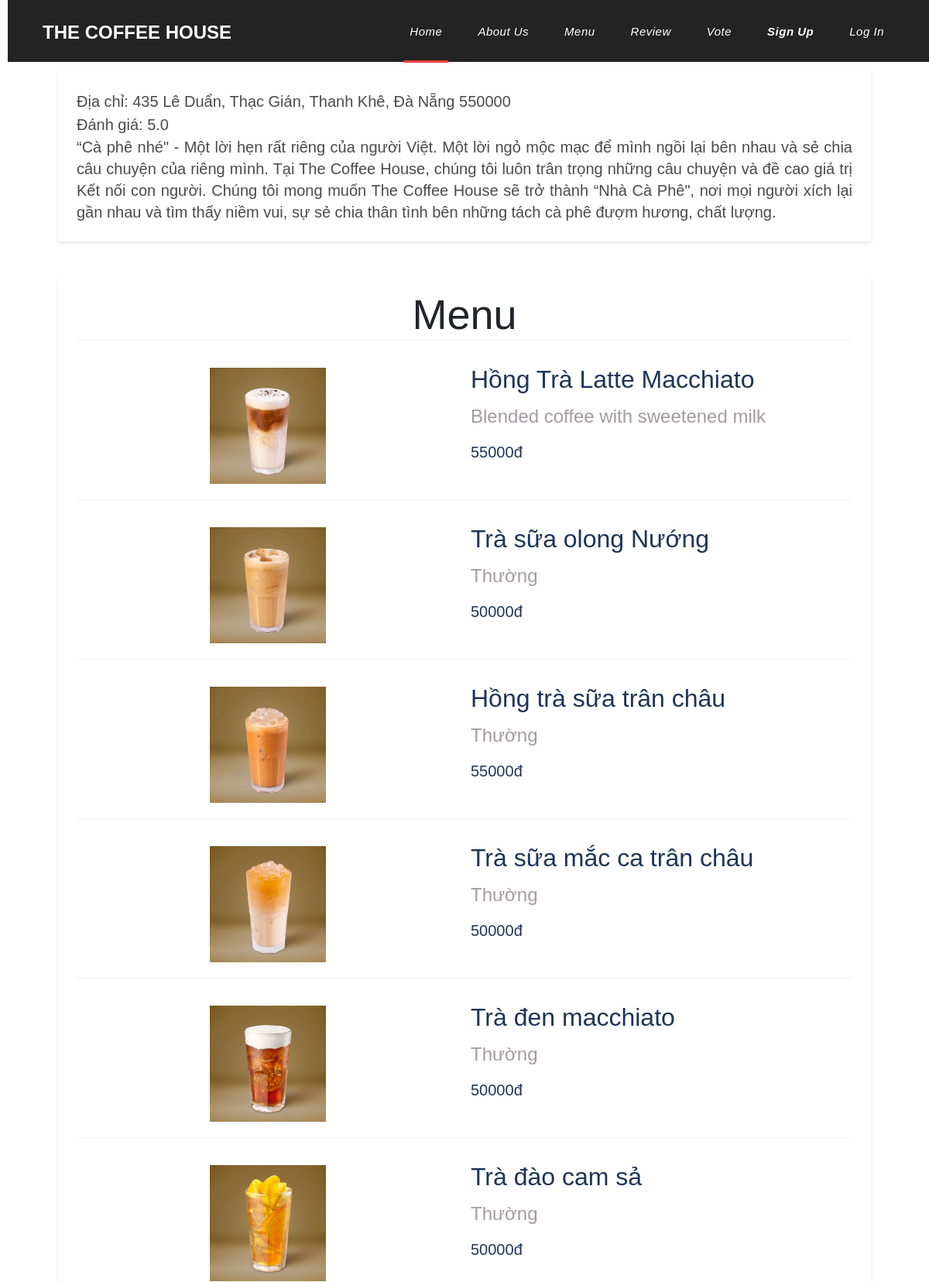
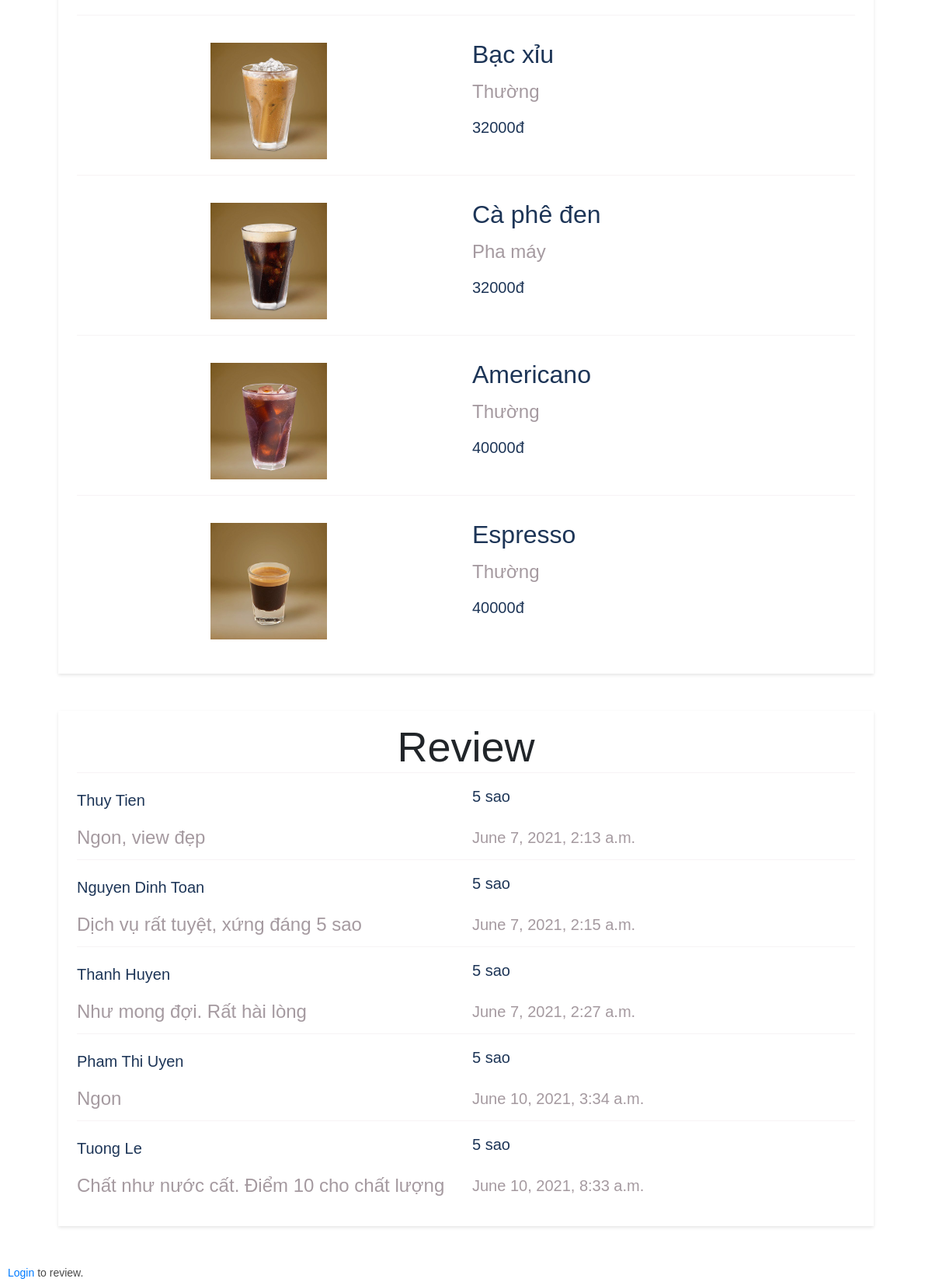
The page /reviews/4/ on the database its author committed (2 pictures, top to bottom).
### reviews/models.py (models this page shows)
class CoffeeBar(models.Model):
    name = models.CharField(max_length=255)
    summary = models.TextField(null=True)
    description = models.TextField()
    address = models.TextField(blank=False, null=False)
    image = models.ImageField(upload_to="coffee_bars", null=True)
    avg_vote = models.DecimalField(max_digits=3, decimal_places=1, default=0)
    created_at = models.DateTimeField(auto_now_add=True)

class Menu(models.Model):
    coffee_bar = models.ForeignKey(CoffeeBar, on_delete=models.CASCADE)
    name = models.CharField(null=False, blank=False, max_length=255)
    price = models.DecimalField(max_digits=10, decimal_places=0)
    image = models.ImageField(upload_to='menus', null=True, blank=True)
    description = models.CharField(null=True, max_length=255, blank=True)

class Review(models.Model):
    author = models.ForeignKey(User, on_delete=models.CASCADE)
    coffee_bar = models.ForeignKey(CoffeeBar, on_delete=models.CASCADE)
    vote = models.PositiveIntegerField(default=5)
    description = models.TextField(null=True)
    created_at = models.DateTimeField(auto_now_add=True)

### reviews/views.py (the view)
# urls.py: path('<int:coffee_bar_id>/', coffee_bars_detail, name='detail'),
def coffee_bars_detail(request, coffee_bar_id):
    coffee_bar = get_object_or_404(CoffeeBar, pk=coffee_bar_id)
    reviews = Review.objects.filter(coffee_bar__id=coffee_bar_id)
    if request.method == 'POST':
        form = ReviewForm(request.POST)
        if form.is_valid():
            description = form.cleaned_data['description']
            rating = form.cleaned_data['rating']
            r = Review(author=request.user, coffee_bar=coffee_bar, vote=rating, description=description)
            r.save()
            count = 0
            voted = 0
            for review in reviews:
                voted += review.vote
                count += 1
            coffee_bar.avg_vote = round((voted / count), 1)
            coffee_bar.save()
    else:
        form = ReviewForm()
    context = {
        'coffee_bar': coffee_bar,
        'reviews': reviews,
        "auth": request.user,
        "form": form
    }
    return render(request, 'reviews/coffee_bars_detail.html', context)

### reviews/templates/reviews/coffee_bars_detail.html (shortened to what this page needs)
{% load static %}
{% block head %}
    <link rel="stylesheet" type="text/css" href="{% static 'reviews/style.css' %}">
    <link href="{% static 'reviews/vendor/bootstrap/css/bootstrap.min.css' %}" rel="stylesheet">
    <link rel="stylesheet" href="{% static 'reviews/assets/css/fontawesome.css' %}">
    <link rel="stylesheet" href="{% static 'reviews/assets/css/templatemo-sixteen.css' %}">
    <link rel="stylesheet" href="assets/css/owl.css">
    <header class="">
      <nav class="navbar navbar-expand-lg">
        <div class="container">
          <a class="navbar-brand"><h2>{{ coffee_bar.name }}</h2></a>
          <div class="collapse navbar-collapse" id="navbarResponsive">
            <ul class="navbar-nav ml-auto">
              <li class="nav-item active">
                <a class="nav-link" href="{% url 'reviews:home' %}">Home</a>
              </li>
              <li class="nav-item">
                <a class="nav-link" href="#about_id">About Us</a>
              </li>
              <li class="nav-item">
                <a class="nav-link" href="#menu_id">Menu</a>
              </li>
              <li class="nav-item">
                <a class="nav-link" href="#review_id">Review</a>
              </li>
              <li class="nav-item">
                <a class="nav-link" href="#vote_id">Vote</a>
              </li>
              {% if auth.is_authenticated %}
                    <li class="nav-item">
                        <a class="nav-link"><strong>{{ auth.first_name }} {{ auth.last_name }}</strong></a>
                    </li>
                    <li class="nav-item">
                        <a class="nav-link" href="{% url 'reviews:logout' %}">Sign out</a>
                    </li>
                {% else %}
                    <li class="nav-item">
                        <a class="nav-link" href="{% url 'reviews:register' %}"><strong>Sign up</strong></a>
                    </li>
                    <li class="nav-item">
                        <a class="nav-link" href="{% url 'reviews:login' %}">Log in</a>
                    </li>
                {% endif %}
            </ul>
          </div>
        </div>
      </nav>
    </header>
{% endblock head %}
{% block content %}
<div>
    <h1>{{ coffee_bar.name }}</h1><br>
</div>
<div id="about_id" class="shadow-2xl bg-white rounded-md mb-5 px-4 py-4">
	<div >
		<p class="address">Địa chỉ: {{ coffee_bar.address }}</p>
		<p class="vote">Đánh giá: <strong>{{ coffee_bar.avg_vote }}</strong></p>
		<p class="coffee-bar-description">{{ coffee_bar.description }}</p>
	</div>
</div>
 <div id="menu_id" class="shadow-2xl bg-white rounded-md mb-5 px-4 py-4">
	<h1 class="text-black font-bold">Menu</h1>
		{% for menu in coffee_bar.menu_set.all %}
		<div class="item">
			<div class="coffee-img">
            <img class="img-item" src="{{ menu.image.url }}" width="150px" height="auto">
			</div>
			<div class="item_menu">
				<label class="name" for="menu{{ forloop.counter }}">{{ menu.name }}</label>
				<label class="description" for="menu{{ forloop.counter }}">{{ menu.description }}</label>
				<label class="price" for="menu{{ forloop.counter }}">{{ menu.price }}đ</label>
			</div>
		</div>
		{% endfor %}
</div>
<div id="review_id" class="shadow-2xl bg-white rounded-md mb-5 px-4 py-4">
	<h1 class="text-black font-bold">Review</h1>
		{% if reviews %}
			{% for review in reviews %}
				<div class="item">
					<label class="user-name" for="review{{ forloop.counter }}">{{ review.author.last_name }} {{ review.author.first_name }}</label>
					<label class="vote" for="review{{ forloop.counter }}">{{ review.vote }} sao</label>
					<label class="description" for="review{{ forloop.counter }}">{{ review.description }}</label>
					<label class="time" for="review{{ forloop.counter }}">{{ review.created_at }}</label>
				</div>
			{% endfor %}
		{% else %}
        	<p>There aren't any review.</p>
    {% endif %}
</div>
 {% if auth.is_authenticated %}
<div id="vote_id" class="shadow-2xl bg-white rounded-md mb-5 px-4 py-4">
<h1 class="text-black font-bold">Vote</h1>
	{% if error_message %}<p><strong>{{ error_message }}</strong></p>{% endif %}
	<form method="post">
        {% csrf_token %}
        {% if form.errors %}
            <div class="notification is-danger">
                <ul>
                    {% for key, value in form.errors.items %}
                        <li>
                            {{ value }}
                        </li>
                    {% endfor %}
                </ul>
            </div>
        {% endif %}
        {% for field in form %}
            <div>
                <label>
                    {{ field.label_tag }}
                </label>
                <div >
                    {{ field }}
                </div>
                {% if field.help_text %}
                    <p>{{ field.help_text }}</p>
                {% endif %}
                {% for error in field.errors %}
                    <p>{{ error }}</p>
                {% endfor %}
            </div>
            <br>
        {% endfor %}
        <div>
            <div>
                <button class="btn" type="submit">Send review</button>
            </div>
        </div>
    </form>
</div>
{% else %}
<p><a href="{% url 'reviews:login' %}">Login</a> to review.
</p>
{% endif %}
{% endblock content %}

### reviews/static/reviews/style.css (style rules this page uses)
.address, .vote, .summary { line-height: 30px; }
.shadow-2xl { max-width: 1050px; margin: 20px auto; padding: 32px; background: white; box-shadow: 0 2px 4px rgba(0, 0, 0, 0.1); }
.text-black { text-decoration: none; }
.coffee-bar-description { line-height: 140%; text-align: justify; }
h1 { color: #1d3557; }
.font-bold { text-align: center; font-size: 54px; margin-top: -10px !important; }
.item { line-height: 40px; color: #1d3557; display: grid; grid-template-columns: repeat(2, 1fr); grid-column-gap: 1em; padding-top: 15px; }
.item:not(:first-child) { border-top: 0.5px outset #f7f3f5; }
.coffee-img { margin: 20px auto; }
.item_menu { display: flex; flex-direction: column; line-height: 39px; margin-top: 16px; }
.name { font-size: 32px; }
.description { font-size: 24px; color: #a59aa0; }
.time { font-size: 20px; color: #a59aa0; }
.price, .address, .vote, .summary, .coffee-bar-description, .user-name { font-size: 20px; }
ul { color: red; font-style: italic; margin-left: 42px !important; }

### reviews/static/reviews/assets/css/templatemo-sixteen.css (style rules this page uses)
p { margin-bottom: 0px; font-size: 14px; font-weight: 300; color: #4a4a4a; line-height: 24px; }
a { text-decoration: none!important; }
ul { padding: 0; margin: 0; list-style: none; }
h1,h2,h3,h4,h5,h6 { margin: 0px; }
header { position: absolute; z-index: 99999; width: 100%; height: 80px; background-color: #232323; -webkit-transition: all 0.3s ease-in-out 0s; -moz-transition: all 0.3s ease-in-out 0s; -o-transition: all 0.3s ease-in-out 0s; transition: all 0.3s ease-in-out 0s; }
header .navbar { padding: 17px 0px; }
.navbar .navbar-brand { float: left; margin-top: -12px; outline: none; }
.navbar .navbar-brand h2 { color: #fff; text-transform: uppercase; font-size: 24px; font-weight: 700; -webkit-transition: all .3s ease 0s; -moz-transition: all .3s ease 0s; -o-transition: all .3s ease 0s; transition: all .3s ease 0s; }
#navbarResponsive { z-index: 999; }
.navbar-collapse { text-align: center; }
.navbar .navbar-nav .nav-item { margin: 0px 15px; }
.navbar .navbar-nav a.nav-link { text-transform: capitalize; font-size: 15px; font-weight: 500; letter-spacing: 0.5px; color: #fff; transition: all 0.5s; margin-top: 5px; }
.navbar .navbar-nav .nav-link:hover, .navbar .navbar-nav .active>.nav-link, .navbar .navbar-nav .nav-link.active, .navbar .navbar-nav .nav-link.show, .navbar .navbar-nav .show>.nav-link { color: #fff; padding-bottom: 25px; border-bottom: 3px solid #f33f3f; }

### rows shown on the page
CoffeeBar: name "THE COFFEE HOUSE", address "435 Lê Duẩn, Thạc Gián, Thanh Khê, Đà Nẵng 550000", avg_vote "5.0", description "“Cà phê nhé\" - Một lời hẹn rất riêng của người Việt. Một lời ngỏ mộc mạc để mình ngồi lại bên nhau và sẻ chia câu chuyện của riêng mình. Tại The Coffee House, chúng tôi luôn trân trọng những câu chuyện và đề cao giá trị Kết nối con người. Chúng tôi mong muốn The Coffee House sẽ trở thành “Nhà Cà Phê\", nơi mọi người xích lại gần nhau và tìm thấy niềm vui, sự sẻ chia thân tình bên những tách cà phê đượm hương, chất lượng."
Menu: image (picture), name "Hồng Trà Latte Macchiato", description "Blended coffee with sweetened milk", price "55000"
Menu: image (picture), name "Trà sữa olong Nướng", description "Thường", price "50000"
Menu: image (picture), name "Hồng trà sữa trân châu", description "Thường", price "55000"
Menu: image (picture), name "Trà sữa mắc ca trân châu", description "Thường", price "50000"
Menu: image (picture), name "Trà đen macchiato", description "Thường", price "50000"
Menu: image (picture), name "Trà đào cam sả", description "Thường", price "50000"
Menu: image (picture), name "Bạc xỉu", description "Thường", price "32000"
Menu: image (picture), name "Cà phê đen", description "Pha máy", price "32000"
Menu: image (picture), name "Americano", description "Thường", price "40000"
Menu: image (picture), name "Espresso", description "Thường", price "40000"
Review: author.last_name "Thuy", author.first_name "Tien", vote "5", description "Ngon, view đẹp", created_at "June 7, 2021, 2:13 a.m."
Review: author.last_name "Nguyen Dinh", author.first_name "Toan", vote "5", description "Dịch vụ rất tuyệt, xứng đáng 5 sao", created_at "June 7, 2021, 2:15 a.m."
Review: author.last_name "Thanh", author.first_name "Huyen", vote "5", description "Như mong đợi. Rất hài lòng", created_at "June 7, 2021, 2:27 a.m."
Review: author.last_name "Pham Thi", author.first_name "Uyen", vote "5", description "Ngon", created_at "June 10, 2021, 3:34 a.m."
Review: author.last_name "Tuong", author.first_name "Le", vote "5", description "Chất như nước cất. Điểm 10 cho chất lượng", created_at "June 10, 2021, 8:33 a.m."
